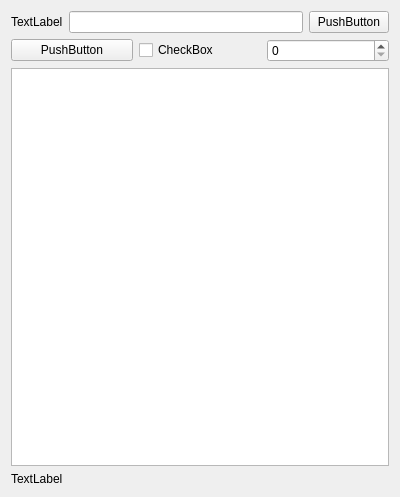
<?xml version="1.0" encoding="UTF-8"?>
<ui version="4.0">
 <class>Form</class>
 <widget class="QWidget" name="Form">
  <property name="geometry">
   <rect>
    <x>0</x>
    <y>0</y>
    <width>400</width>
    <height>497</height>
   </rect>
  </property>
  <property name="windowTitle">
   <string>Form</string>
  </property>
  <layout class="QVBoxLayout" name="verticalLayout">
   <item>
    <layout class="QHBoxLayout" name="horizontalLayout">
     <item>
      <widget class="QLabel" name="addrLabel">
       <property name="text">
        <string>TextLabel</string>
       </property>
      </widget>
     </item>
     <item>
      <widget class="QLineEdit" name="addressLineEdit"/>
     </item>
     <item>
      <widget class="QPushButton" name="goButton">
       <property name="text">
        <string>PushButton</string>
       </property>
      </widget>
     </item>
    </layout>
   </item>
   <item>
    <layout class="QHBoxLayout" name="horizontalLayout_2">
     <item>
      <widget class="QPushButton" name="refreshButton">
       <property name="text">
        <string>PushButton</string>
       </property>
      </widget>
     </item>
     <item>
      <widget class="QCheckBox" name="followPcCheckBox">
       <property name="text">
        <string>CheckBox</string>
       </property>
      </widget>
     </item>
     <item>
      <widget class="QSpinBox" name="bytesPerLine"/>
     </item>
    </layout>
   </item>
   <item>
    <widget class="QPlainTextEdit" name="memoryDisplay">
     <property name="lineWrapMode">
      <enum>QPlainTextEdit::NoWrap</enum>
     </property>
     <property name="readOnly">
      <bool>true</bool>
     </property>
    </widget>
   </item>
   <item>
    <widget class="QLabel" name="statusLabel">
     <property name="text">
      <string>TextLabel</string>
     </property>
    </widget>
   </item>
  </layout>
 </widget>
 <resources/>
 <connections/>
</ui>
